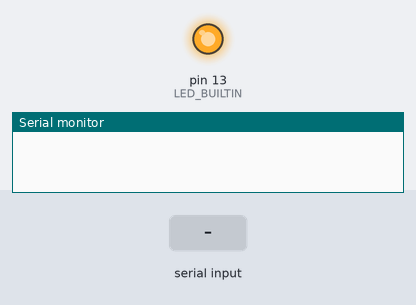
Bench run of a sketch on a simulated Arduino Uno, built with avr-gcc and run on an emulated ATmega328P. Shown: output pins drawn as LEDs (lit = HIGH), the last lines printed to the serial monitor. The inputs (shaded band) are chosen by the test bench.

Above: at 1.2 s.
1.3 s: "5\n" received over Serial
At 2.6 s:
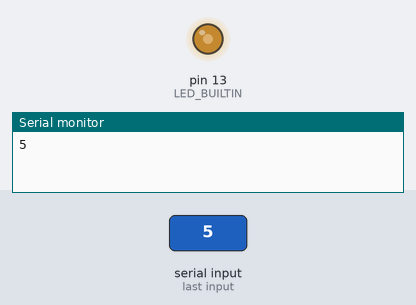
4.3 s: "90,45\n" received over Serial
At 5.1 s:
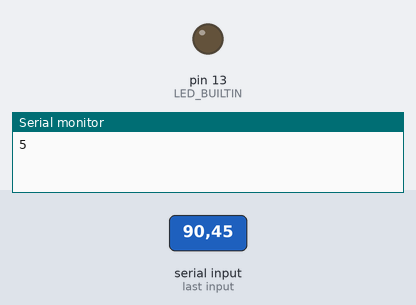
Timing chart, 0 to 13.3 s (numbered marks = the images above; inputs shaded):
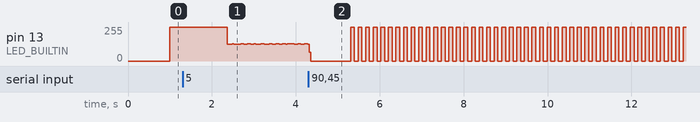

The sketch:

pythonToTeensy.ino
```cpp
//This script will wait for Serial input in the form of a number of milliseconds to tell the
//teensy to blink its light. Upload this, and then run the corresponding Python script
//with the same name.
uint interval;
String User_Data;
unsigned long previousMillis = 0;
int ledState = LOW;


void setup() {

  Serial.begin(9600);
  pinMode(LED_BUILTIN, OUTPUT);
  interval = 1000;

}


void loop() {
  if(Serial.available()>0){//read when we have something new coming through the serial
    User_Data = Serial.readString();
    interval = User_Data.toInt();
    Serial.println(interval);
  }
  //For LED Blinking
  unsigned long currentMillis = millis();
  if(currentMillis - previousMillis >= interval){
    previousMillis = currentMillis;//save off m

    //if LEED is off, turn on and vice versa
    if (ledState ==LOW){
      ledState = HIGH;
    }else{
      ledState = LOW;
    }
    //set LED with ledstate of the variable
    digitalWrite(LED_BUILTIN, ledState);

  }

}
```
